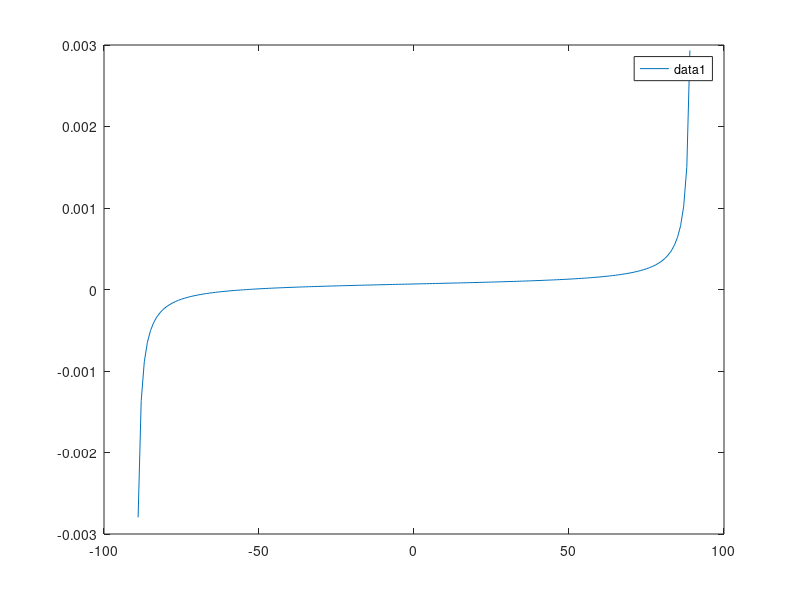

This figure's MATLAB source:
clear all; clc; close all

alpha = [-90:1:90]; % angle alpha

dx = 0.01 % arbitrary side length
dy = 0.6784*dx % vertical side length

A = dx.*(dy+(dx/2).*tand(alpha)); % Equation for area

plot(alpha,A); % plot the area wrt alpha
legend

fzero(@(a) dx*(dy+(dx)*tand(a)),0) % find where the area is zero
C = dy/dx % print the coefficient